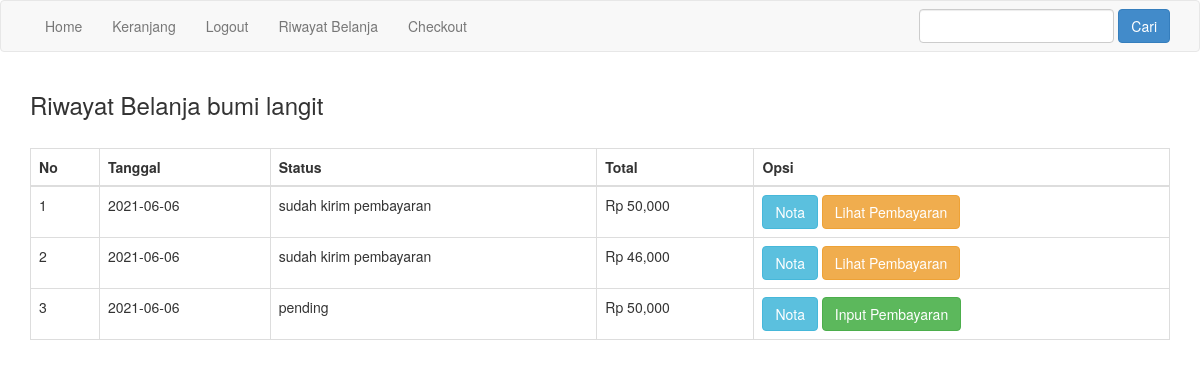
Screenshot of /riwayat.php (signed in) with the database file from the repository.
### tables this page shows
CREATE TABLE IF NOT EXISTS `pembelian` (
  `id_pembelian` int(11) NOT NULL AUTO_INCREMENT,
  `id_pelanggan` int(11) DEFAULT NULL,
  `alamat` text,
  `tanggal_pembelian` date DEFAULT NULL,
  `total_pembelian` int(11) DEFAULT NULL,
  `id_ongkir` int(11) DEFAULT NULL,
  `id_pengiriman` int(11) DEFAULT NULL,
  `nama_kota` varchar(100) DEFAULT NULL,
  `tarif` int(11) DEFAULT NULL,
  `status_pembelian` varchar(100) DEFAULT 'pending',
  `resi_pengiriman` varchar(50) DEFAULT NULL,
  PRIMARY KEY (`id_pembelian`),
  KEY `id_pelanggan` (`id_pelanggan`),
  KEY `id_ongkir` (`id_ongkir`),
  KEY `id_pengiriman` (`id_pengiriman`),
  CONSTRAINT `FK1_pelanggan` FOREIGN KEY (`id_pelanggan`) REFERENCES `pelanggan` (`id_pelanggan`),
  CONSTRAINT `FK2_ongkir` FOREIGN KEY (`id_ongkir`) REFERENCES `ongkir` (`id_ongkir`),
  CONSTRAINT `FK4_pengiriman` FOREIGN KEY (`id_pengiriman`) REFERENCES `pengiriman` (`id_pengiriman`)
);

### riwayat.php (the view, shortened to what this page needs)
<?php
include 'koneksi.php';
 ?>
<!DOCTYPE html>
<html>
<head>
	<link rel="stylesheet" href="admin/assets/css/bootstrap.css">
</head>
<body>
	<?php include 'menu.php'; ?>
	<section class="riwayat">
		<div class="container">
			<h3>Riwayat Belanja <?php echo $_SESSION['pelanggan']['nama_lengkap']; ?></h3>
			<br>
			<table class="table table-bordered">
				<thead>
					<tr>
						<th>No</th>
						<th>Tanggal</th>
						<th>Status</th>
						<th>Total</th>
						<th>Opsi</th>
					</tr>
				</thead>
				<tbody>
					<?php
					$no = 1;
					$id_pelanggan = $_SESSION['pelanggan']['id_pelanggan'];
					$ambil = $koneksi->query("SELECT * FROM pembelian where id_pelanggan='$id_pelanggan'");
					while ($pecah = $ambil->fetch_assoc()) { ?>
						<tr>
							<td><?php echo $no++; ?></td>
							<td><?php echo $pecah['tanggal_pembelian']; ?></td>
							<td>
								<?php echo $pecah['status_pembelian']; ?>
								<br>
							</td>
							<td>Rp <?php echo number_format($pecah['total_pembelian']); ?></td>
							<td>
								<a href="nota.php?id=<?php echo $pecah['id_pembelian'] ?>" class="btn btn-info">Nota</a>
								<?php if ($pecah['status_pembelian']=="pending"): ?>
									<a href="pembayaran.php?id=<?php echo $pecah['id_pembelian'] ?>" class="btn btn-success">Input Pembayaran</a>
									<?php else: ?>
										<a href="lihat_pembayaran.php?id=<?php echo $pecah['id_pembelian']; ?>" class="btn btn-warning">Lihat Pembayaran</a>
								<?php endif ?>
							</td>
						</tr>
					<?php } ?>
				</tbody>
			</table>
		</div>
	</section>
</body>
</html>

### rows the page displays
pembelian: tanggal_pembelian "2021-06-06", status_pembelian "sudah kirim pembayaran", total_pembelian "50,000"
pembelian: tanggal_pembelian "2021-06-06", status_pembelian "sudah kirim pembayaran", total_pembelian "46,000"
pembelian: tanggal_pembelian "2021-06-06", status_pembelian "pending", total_pembelian "50,000"

### other values shown
$_SESSION['pelanggan']['nama_lengkap'] "bumi langit"
